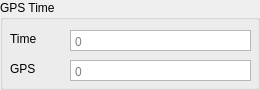
              <widget class="QGroupBox" name="timeGPS">
               <property name="title">
                <string>GPS Time</string>
               </property>
               <widget class="QLabel" name="labelSystemGPS">
                <property name="geometry">
                 <rect>
                  <x>10</x>
                  <y>30</y>
                  <width>67</width>
                  <height>17</height>
                 </rect>
                </property>
                <property name="text">
                 <string>Time</string>
                </property>
               </widget>
               <widget class="QLabel" name="labelGPSTime">
                <property name="geometry">
                 <rect>
                  <x>10</x>
                  <y>60</y>
                  <width>67</width>
                  <height>17</height>
                 </rect>
                </property>
                <property name="text">
                 <string>GPS</string>
                </property>
               </widget>
               <widget class="QPlainTextEdit" name="systemTimeGPS">
                <property name="geometry">
                 <rect>
                  <x>70</x>
                  <y>30</y>
                  <width>181</width>
                  <height>21</height>
                 </rect>
                </property>
                <property name="toolTip">
                 <string notr="true"/>
                </property>
                <property name="verticalScrollBarPolicy">
                 <enum>Qt::ScrollBarPolicy::ScrollBarAlwaysOff</enum>
                </property>
                <property name="horizontalScrollBarPolicy">
                 <enum>Qt::ScrollBarPolicy::ScrollBarAlwaysOff</enum>
                </property>
                <property name="lineWrapMode">
                 <enum>QPlainTextEdit::LineWrapMode::NoWrap</enum>
                </property>
                <property name="readOnly">
                 <bool>true</bool>
                </property>
                <property name="placeholderText">
                 <string>0</string>
                </property>
               </widget>
               <widget class="QPlainTextEdit" name="GPSTime">
                <property name="geometry">
                 <rect>
                  <x>70</x>
                  <y>60</y>
                  <width>181</width>
                  <height>21</height>
                 </rect>
                </property>
                <property name="sizePolicy">
                 <sizepolicy hsizetype="Expanding" vsizetype="Fixed">
                  <horstretch>0</horstretch>
                  <verstretch>0</verstretch>
                 </sizepolicy>
                </property>
                <property name="toolTip">
                 <string notr="true"/>
                </property>
                <property name="verticalScrollBarPolicy">
                 <enum>Qt::ScrollBarPolicy::ScrollBarAlwaysOff</enum>
                </property>
                <property name="horizontalScrollBarPolicy">
                 <enum>Qt::ScrollBarPolicy::ScrollBarAlwaysOff</enum>
                </property>
                <property name="lineWrapMode">
                 <enum>QPlainTextEdit::LineWrapMode::NoWrap</enum>
                </property>
                <property name="readOnly">
                 <bool>true</bool>
                </property>
                <property name="placeholderText">
                 <string>0</string>
                </property>
               </widget>
              </widget>
